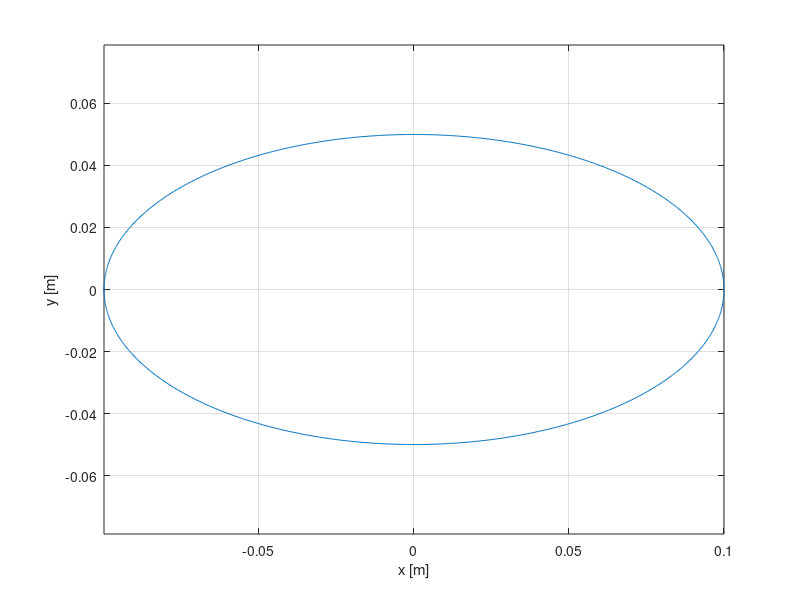

This figure's MATLAB source:
clear
close all
clc

a = 0.10;      % semi-major axis [m]
b = 0.05;      % semi-minor axis [m]
T = 10;        % period [s]
omega = 2*pi/T;

xd   = @(t) a*cos(omega*t);
yd   = @(t) b*sin(omega*t);

dxd  = @(t) -a*omega*sin(omega*t);
dyd  = @(t)  b*omega*cos(omega*t);

ddxd = @(t) -a*omega^2*cos(omega*t);
ddyd = @(t) -b*omega^2*sin(omega*t);

% Parameters
m     = 0.01;
Jm    = 0.00005;
rm    = 0.02;
Km    = 1;

mu_r  = 0.001;
mu_lx = 0.005;
mu_ly = 0.01;

Lm = 1e-3;
Rm = 100;

% Equivalent parameters
Meq = m + 2*Jm/rm^2;

Bx = 2*mu_lx + 8*mu_r;
By = 2*mu_ly + 4*mu_r;

% Required transformed currents
ix = @(t) (rm/Km) * ...
    (Meq*ddxd(t) + Bx*dxd(t));

iy = @(t) (rm/Km) * ...
    (Meq*ddyd(t) + By*dyd(t));

% Motor currents
iL = @(t) 0.5*(ix(t) + iy(t));
iR = @(t) 0.5*(ix(t) - iy(t));

% Third derivatives of desired trajectory
dddxd = @(t)  a*omega^3*sin(omega*t);
dddyd = @(t) -b*omega^3*cos(omega*t);

% Current derivatives
dix = @(t) (rm/Km) * ...
    (Meq*dddxd(t) + Bx*ddxd(t));

diy = @(t) (rm/Km) * ...
    (Meq*dddyd(t) + By*ddyd(t));

% Required transformed voltages
ux = @(t) Lm*dix(t) ...
    + Rm*ix(t) ...
    + (2*Km/rm)*dxd(t);

uy = @(t) Lm*diy(t) ...
    + Rm*iy(t) ...
    + (2*Km/rm)*dyd(t);

% Motor voltages
uL = @(t) 0.5*(ux(t) + uy(t));
uR = @(t) 0.5*(ux(t) - uy(t));

% Decoupled state-space model
A = [0  1                  0                  0  0                  0;
     0 -Bx/Meq             Km/(rm*Meq)        0  0                  0;
     0 -2*Km/(Lm*rm)      -Rm/Lm              0  0                  0;
     0  0                  0                  0  1                  0;
     0  0                  0                  0 -By/Meq             Km/(rm*Meq);
     0  0                  0                  0 -2*Km/(Lm*rm)      -Rm/Lm];

B = [0       0;
     0       0;
     1/Lm    0;
     0       0;
     0       0;
     0       1/Lm];

C = [1 0 0 0 0 0;
     0 0 0 1 0 0];

D = zeros(2,2);

sys = ss(A,B,C,D);

t = linspace(0,T,1000)';

Ux = ux(t);
Uy = uy(t);

X0 = [xd(0);
      dxd(0);
      ix(0);
      yd(0);
      dyd(0);
      iy(0)];

U = [Ux Uy];

[Y,t,X] = lsim(sys,U,t,X0);

x = Y(:,1);
y = Y(:,2);

plot(x,y)
axis equal
grid on
xlabel('x [m]')
ylabel('y [m]')
